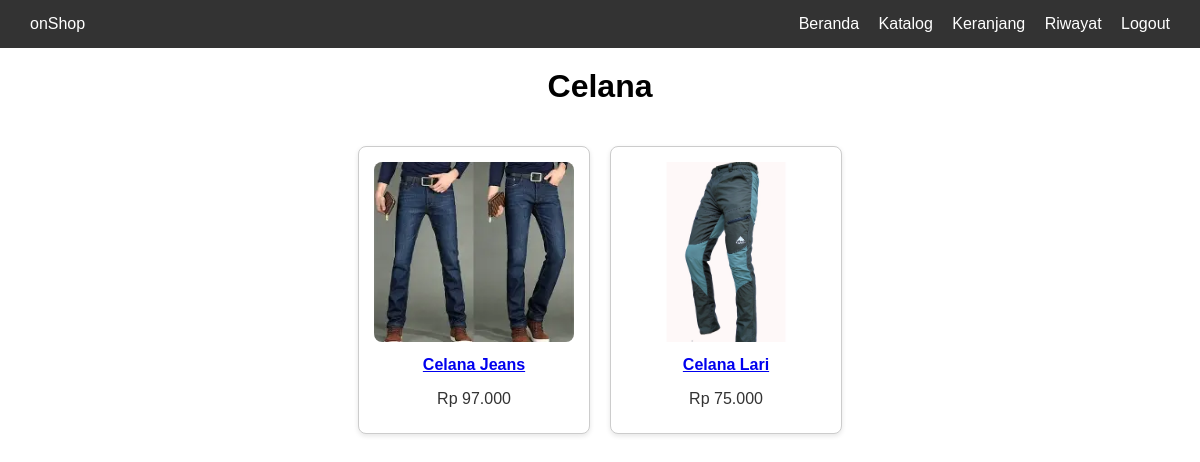
/list_produk.php?kategori=Celana (signed in), run on the app's committed database.
### tables this page shows
CREATE TABLE `produk` (
  `id` int(11) NOT NULL,
  `nama` varchar(100) NOT NULL,
  `harga` int(11) NOT NULL,
  `deskripsi` text DEFAULT NULL,
  `gambar` varchar(255) DEFAULT NULL,
  `stok` int(11) DEFAULT 0,
  `diskon` int(11) DEFAULT 0,
  `kategori` varchar(50) NOT NULL
);

### list_produk.php (the view, shortened to what this page needs)
<?php
include 'koneksi.php';
$kategori = mysqli_real_escape_string($conn, $_GET['kategori']);
$loggedIn = isset($_SESSION['user_id']);
$query = "SELECT * FROM produk WHERE kategori = '$kategori'";
$result = mysqli_query($conn, $query);
?>
<!DOCTYPE html>
<html lang="id">
<head>
    <link rel="stylesheet" href="assets/css/style.css">
</head>
<body>
<header>
    <div class="navbar">
        <div class="logo">onShop</div>
        <nav>
            <a href="index.php">Beranda</a>
            <a href="katalog.php">Katalog</a>
            <a href="keranjang.php">Keranjang</a>
            <?php if ($loggedIn): ?>
                <a href="riwayat.php">Riwayat</a>
                <a href="logout.php" class="btn">Logout</a>
            <?php else: ?>
                <a href="login.php" class="btn">Login</a>
                <a href="register.php" class="btn">Register</a>
            <?php endif; ?>
        </nav>
    </div>
</header>
<div class="container">
    <h1 style="text-align:center; margin-top: 20px;"><?= htmlspecialchars($kategori) ?></h1>
    <div class="produk-grid">
        <?php if (mysqli_num_rows($result) > 0): ?>
            <?php while ($row = mysqli_fetch_assoc($result)): ?>
                <div class="produk-card">
                    <a href="produk.php?id=<?= $row['id'] ?>">
                        <img src="assets/img/<?= $row['gambar'] ?>" alt="<?= $row['nama'] ?>">
                        <h2><?= htmlspecialchars($row['nama']) ?></h2>
                    </a>
                    <p>Rp <?= number_format($row['harga'], 0, ',', '.') ?></p>
                </div>
            <?php endwhile; ?>
        <?php else: ?>
            <p style="text-align:center;">Belum ada produk untuk kategori ini.</p>
        <?php endif; ?>
    </div>
</div>
</body>
</html>

### assets/css/style.css (style rules this page uses)
body { font-family: Arial, sans-serif; margin: 0; padding: 0; }
.navbar { background-color: #333; color: white; display: flex; justify-content: space-between; padding: 15px 30px; align-items: center; }
.navbar a { color: white; text-decoration: none; margin-left: 15px; }
.produk-grid { display: grid; grid-template-columns: repeat(auto-fit, minmax(180px, 1fr)); gap: 20px; max-width: 1200px; margin: 0 auto; padding: 20px; }
@media (min-width: 1200px) { .produk-grid { grid-template-columns: repeat(5, 1fr); } }
.produk-card { border: 1px solid #ccc; padding: 15px; text-align: center; border-radius: 10px; background: #fff; transition: transform 0.2s; }
.produk-card img { width: 100%; border-radius: 8px; }

### list_produk.php (style rules this page uses)
.produk-grid { display: flex; flex-wrap: wrap; gap: 20px; justify-content: center; padding: 20px; }
.produk-card { width: 200px; border: 1px solid #ccc; border-radius: 8px; overflow: hidden; text-align: center; box-shadow: 0 2px 5px rgba(0,0,0,0.1); background-color: #fff; transition: transform 0.2s ease; }
.produk-card img { width: 100%; height: 180px; object-fit: cover; }
.produk-card h2 { font-size: 16px; margin: 10px 0 5px; }
.produk-card p { color: #333; margin-bottom: 10px; }

### data on the page
produk: gambar (picture), nama "Celana Jeans", harga "97.000"
produk: gambar (picture), nama "Celana Lari", harga "75.000"

### other printed values
$kategori "Celana"
